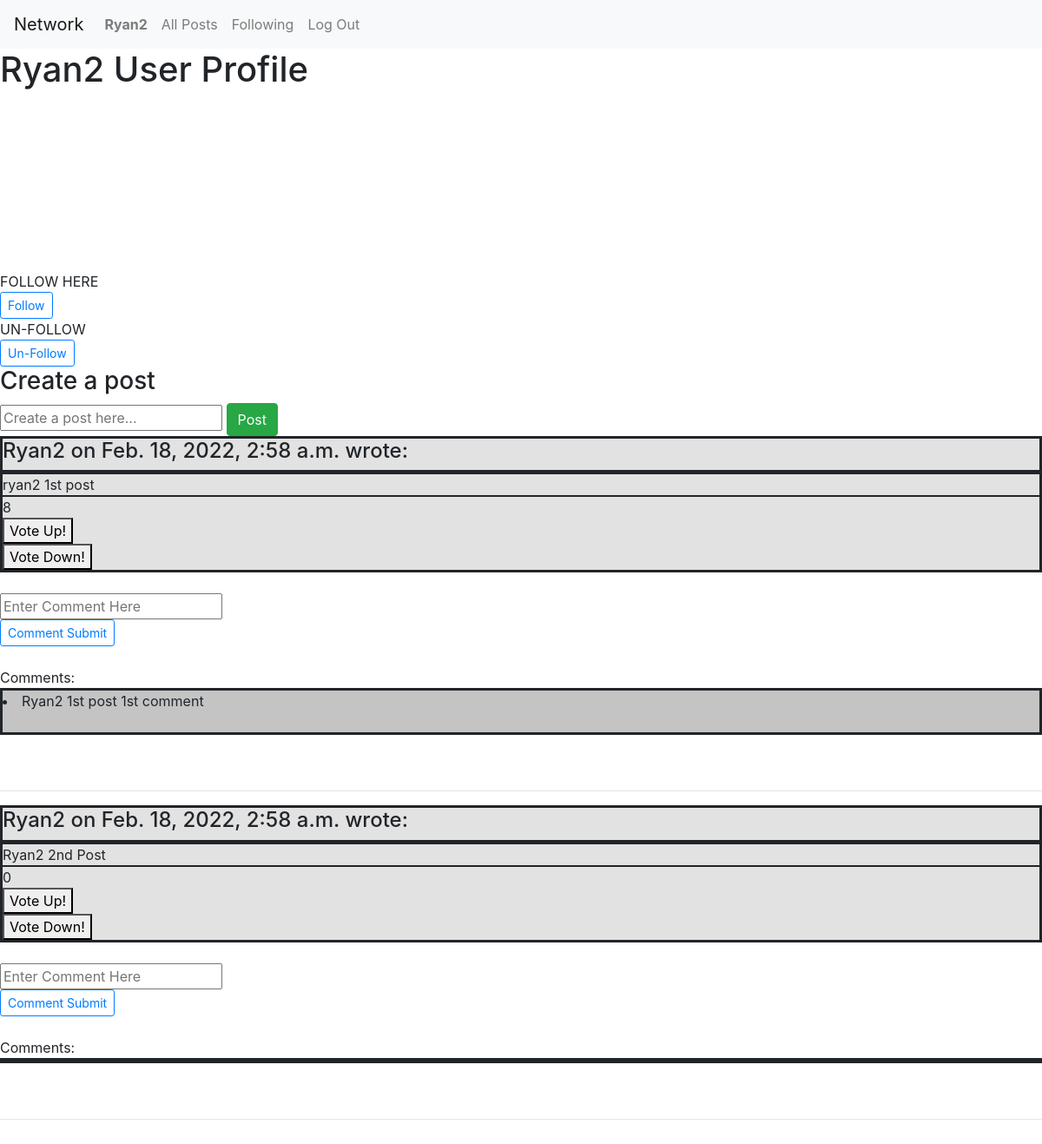
The app's page /user_profile/7/ with its own data.
### network/models.py (models this page shows)
class User(AbstractUser):
    pass

class Post(models.Model):
    posts = models.TextField(max_length=1337, default="Enter post here")
    posts_owner = models.ForeignKey(User, on_delete=models.CASCADE, null=True, default=None)
    date_and_time = models.DateTimeField(auto_now_add=True)
    rating = models.IntegerField(default=0)

class Comments(models.Model):
    user = models.ForeignKey(User, on_delete=models.CASCADE, null=True, default=None)
    comment = models.TextField(max_length=2000, default="Enter Comment Here")
    created_on = models.DateTimeField(default=timezone.now)
    post = models.ForeignKey('Post', on_delete=models.CASCADE)

### network/views.py (the view)
# urls.py: path("user_profile/<int:user_id>/", views.user_profile, name="user_profile"),
def user_profile(request, user_id):
    profile = UserProfile.objects.get(pk=user_id)
    user = profile.user
    entries = Post.objects.all()
    following = profile.following.all()
    comments = Comments.objects.all()
    is_following = False
    for followed in following:
        if followed == request.user:
            is_following = True
            break
        else:
            is_following = False
    number_of_following = len(following)
    if request.method == "POST":
        post = Post.objects.create(
            posts = request.POST['posts'],
            posts_owner = request.user
            )
        post.save()
        return render(request, "network/user_profile.html",
        {"entries" : entries,
        "comments" : comments,
        'user': user,
        'profile': profile,
        'is_following': is_following,
        'number_of_following': number_of_following,})
    else:
        return render(request, "network/user_profile.html",
        {"entries" : entries,
        "comments" : comments,
        'user': user,
        'profile': profile,
        'is_following': is_following,
        'number_of_following': number_of_following,})

### network/templates/network/user_profile.html (shortened to what this page needs)
{% extends "network/layout.html" %}
{% load static %}
{% block body %}
<h1>{{user}} User Profile</h1>
<div style='padding-bottom:200px'>
</div>
<form method="POST" action="{% url 'follow' profile.pk %}"  id="follow_form_id">
    FOLLOW HERE
    <input type="hidden" name="follow-input" value='True' ></input><br>
    <button class="btn btn-sm btn-outline-primary" type='submit' id="followsubmit">Follow</button>
    </form>
 <form method="POST" action="{% url 'unfollow' profile.pk %}"  id="unfollow_form_id">
    UN-FOLLOW
    <input type="hidden" name="follow-input" value='False'></input><br>
    <button class="btn btn-sm btn-outline-primary" type='submit' id="followsubmit">Un-Follow</button>
    </form>
<form method="POST" class="user_posts">
<h3>Create a post</h3>
<input type="text" id="id_posts" name="posts" placeholder="Create a post here...">
<button type="submit" class="btn btn-success">Post</button>
</form>
<div style=''>
    {% for msg_entry in entries %}
        {% if msg_entry.posts_owner == user %}
        <div style='background-color: #E2E2E2; border-style: solid'>
            <div style='border-bottom: 5px solid'>
                <h4>{{msg_entry.posts_owner}} on {{msg_entry.date_and_time}} wrote: <h4>
            </div>
            <div style='border-bottom: 2px solid'>
                {{msg_entry.posts}} <br>
            </div>
            {{msg_entry.rating}}
            <div style='align-content: center'>
                            <form method="POST" action="{% url 'vote_rating' msg_entry.pk %}"  id="comment-form" style='align-content: right'>
                                <button class ="" type='submit' id='post_vote_up'> Vote Up!</button>
                            </form>
                            <form method="POST" action="{% url 'vote_rating' msg_entry.pk %}"  id="comment-form" style='align-content: center'>
                                <button class ="" type='submit' id='post_vote_down'> Vote Down!</button>
                            </form>
            </div>
        </div>
            <br>
        <form method="POST" action="{% url 'comment' msg_entry.pk %}"  id="comment-form">
        <input type="text" name="comment-input" placeholder="Enter Comment Here"></input><br>
        <button class="btn btn-sm btn-outline-primary" type='submit' id="commentsubmit">Comment Submit</button>
        </form>
    <br>
            Comments:
    <div style='border-style: solid; background-color: #C4C4C4;'>
            {% for comment in comments %}
                {% if msg_entry.pk == comment.post.id %}
                    <li>{{comment.comment}}</li>
                    <br>
                {% endif %}
            {% endfor %}
    </div>
    <br>
    <br>
    <hr>
        {% endif %}
    {% endfor %}
</div>
<br>
{%endblock%}

### network/templates/network/layout.html (shortened to what this page needs)
{% load static %}
<!DOCTYPE html>
<html lang="en">
    <head>
        <link rel="stylesheet" href="https://stackpath.bootstrapcdn.com/bootstrap/4.4.1/css/bootstrap.min.css">
        <link href="{% static 'network/styles.css' %}" rel="stylesheet">
    </head>
    <body>
        <nav class="navbar navbar-expand-lg navbar-light bg-light">
            <a class="navbar-brand" href="#">Network</a>
            <div>
              <ul class="navbar-nav mr-auto">
                {% if user.is_authenticated %}
                    <li class="nav-item">
                        <a class="nav-link" href="{% url 'user_profile' user.id %}"><strong>{{ user.username }}</strong></a>
                    </li>
                {% endif %}
                <li class="nav-item">
                  <a class="nav-link" href="{% url 'index' %}">All Posts</a>
                </li>
                {% if user.is_authenticated %}
                    <li class="nav-item">
                        <a class="nav-link" href="{% url 'following_list' user.id %}">Following</a>
                    </li>
                    <li class="nav-item">
                        <a class="nav-link" href="{% url 'logout' %}">Log Out</a>
                    </li>
                {% endif %}
              </ul>
            </div>
        </nav>
        <div class="body">
            {% block body %}
            {% endblock %}
        </div>
    </body>
</html>

### records on screen
User: username "Ryan2"
Post: posts_owner "Ryan2", date_and_time "Feb. 18, 2022, 2:58 a.m.", posts "ryan2 1st post", rating "8"
Comments: comment "Ryan2 1st post 1st comment"
Post: posts_owner "Ryan2", date_and_time "Feb. 18, 2022, 2:58 a.m.", posts "Ryan2 2nd Post", rating "0"
